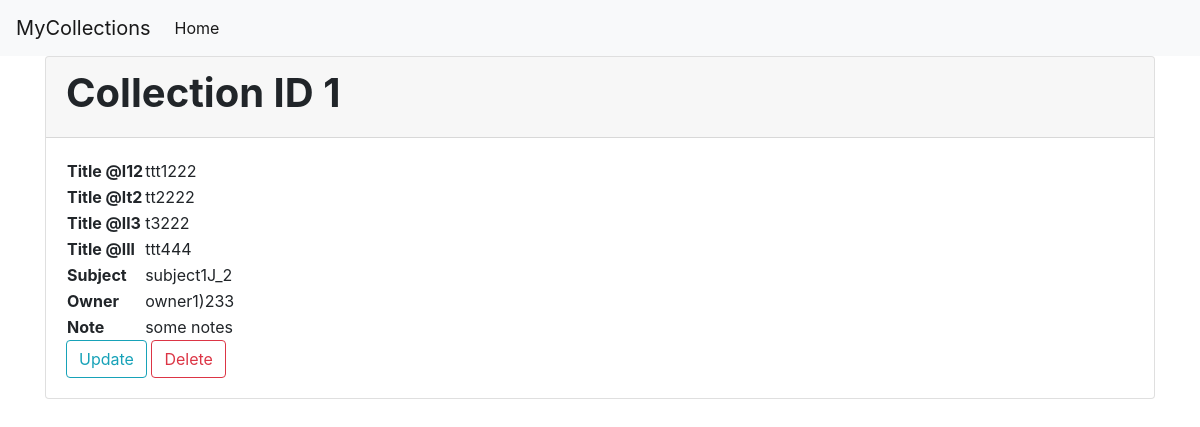
Before: /collection/1 with the older database file.
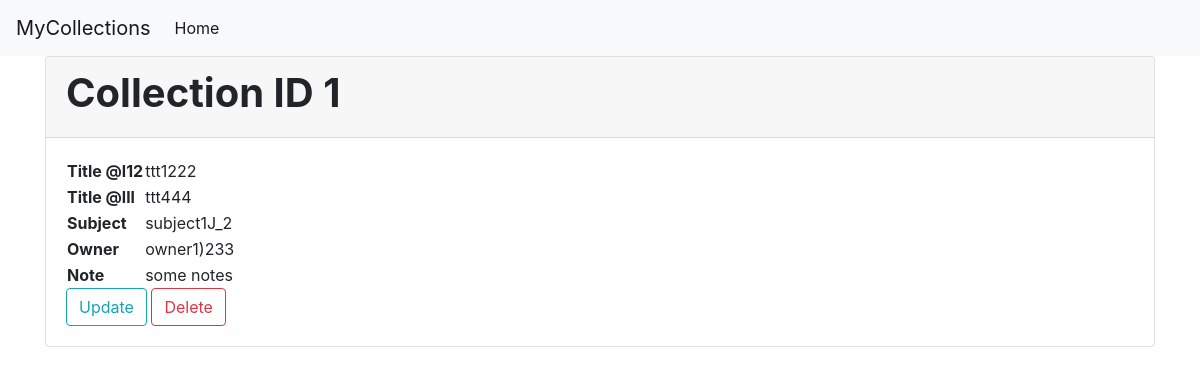
After: the same page with the newer database file.
### mycollections/models.py (models this page shows)
class Collection(models.Model):
    subject = models.CharField(max_length=300, blank=True)
    owner = models.CharField(max_length=300, blank=True)
    note = models.TextField(blank=True)
    created_by = models.ForeignKey(
        User, on_delete=models.SET_NULL, related_name="collections",
        blank=True, null=True
    )
    def __str__(self):
        return str(self.id)

class CollectionTitle(models.Model):
    collection = models.ForeignKey(
        Collection, on_delete=models.CASCADE, related_name="has_titles"
    )
    name = models.CharField(max_length=500, verbose_name="Title")
    language = models.CharField(max_length=3)

### mycollections/views.py (the view)
# urls.py: path('collection/<int:pk>', views.CollectionDetailView.as_view(), name='collection_detail'),
class CollectionDetailView(DetailView):
    model = Collection
    template_name = 'mycollections/collection_detail.html'

### mycollections/templates/mycollections/collection_detail.html
{% extends "mycollections/base.html" %}
{% load crispy_forms_tags %}
{% block content %}
<div class="card">
	<div class="card-header">
		<h1><b>Collection ID {{ object }}</b></h1>
	</div>
	<div class="card-body">
		<table clsas="table">
			{% if object.has_titles %}
				{% for title in object.has_titles.all %}
					<tr>
						<th>Title @{{title.language}}</th>
						<td>{{title.name}}</td>
					</tr>
				{% endfor %}
			{% endif %}
			{% if object.subject %}
				<tr>
					<th>Subject</th>
					<td>{{ object.subject }}</td>
				</tr>
			{% endif %}
			{% if object.owner %}
				<tr>
					<th>Owner</th>
					<td>{{ object.owner }}</td>
				</tr>
			{% endif %}
			{% if object.note %}
				<tr>
					<th>Note</th>
					<td>{{ object.note }}</td>
				</tr>
			{% endif %}
		</table>
		<a class="btn btn-outline-info" href="{% url 'collection_update' pk=object.id %}">Update</a>
		<a class="btn btn-outline-danger" href="{% url 'collection_delete' pk=object.id %}">Delete</a>
	</div>
</div>
{% endblock content %}

### mycollections/templates/mycollections/base.html (shortened to what this page needs)
{% load static %}
<!doctype html>
<html lang="en">
  <head>
    <link rel="stylesheet" href="https://stackpath.bootstrapcdn.com/bootstrap/4.3.0/css/bootstrap.min.css">
  </head>
  <body>
    <header>
    <nav class="navbar navbar-expand-lg navbar-light bg-light">
  <a class="navbar-brand" href="/">MyCollections</a>
  <div class="collapse navbar-collapse" id="navbarSupportedContent">
    <ul class="navbar-nav mr-auto">
      <li class="nav-item active">
        <a class="nav-link" href="/">Home <span class="sr-only">(current)</span></a>
      </li>
  </div>
</nav>
    </header>
    <div class="container">
    {% block content %}{% endblock %}
    </div>
  </body>
</html>

Changed rows visible on the page:
removed CollectionTitle: language "lt2", name "tt2222"
removed CollectionTitle: language "ll3", name "t3222"
